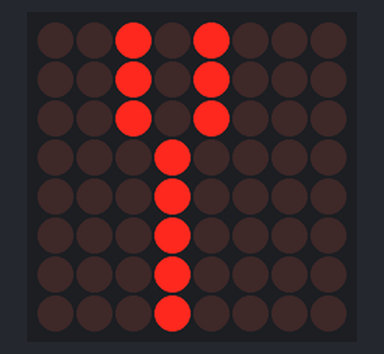
Bench run of a sketch on a simulated Arduino Uno, built with avr-gcc and run on an emulated ATmega328P. Shown: 8×8 LED matrix.

Above: at 2.1 s.
At 5.1 s:
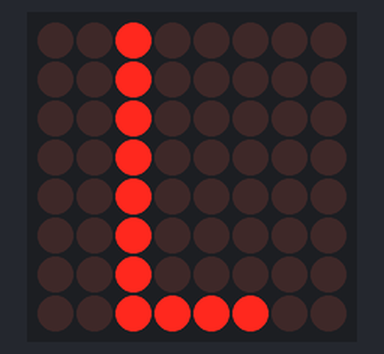
At 8.6 s:
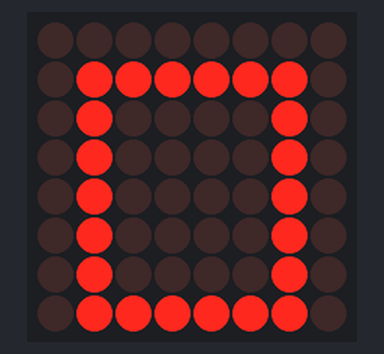
At 15.6 s:
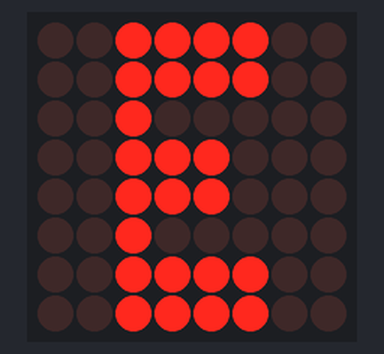
At 21.6 s:
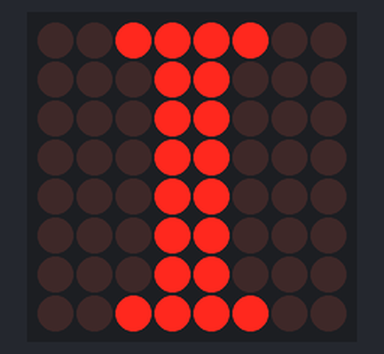
At 36.1 s:
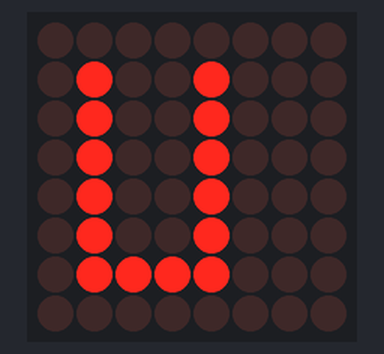

Measured:
- what the display in image 0 shows lasts 0.5 s, from 2.0 s to 2.5 s
- what the display in image 3 shows lasts 1.5 s, from 15.5 s to 17.0 s

The sketch:

MAX7219.ino
```cpp
//www.elegoo.com
//2016.12.9

//We always have to include the library
#include "LedControl.h"

/*
 Now we need a LedControl to work with.
 ***** These pin numbers will probably not work with your hardware *****
 pin 12 is connected to the DataIn
 pin 11 is connected to LOAD(CS)
 pin 10 is connected to the CLK
 We have only a single MAX72XX.
 */
LedControl lc=LedControl(12,10,11,1);

byte A[8]={B00000000,B00010000,B00101000,B01000100,B01000100,B01111100,B01000100,B01000100};
byte B[8]={B01110000,B01001000,B01010000,B01100000,B01010000,B01001000,B01010000,B01100000};
byte C[8]={B01111000,B01111000,B01100000,B01100000,B01100000,B01100000,B01111000,B01111000};
byte D[8]={B00111000,B00100100,B00100100,B00100100,B00100100,B00100100,B00100100,B00111000};
byte E[8]={B00111100,B00111100,B00100000,B00111000,B00111000,B00100000,B00111100,B00111100};
byte F[8]={B00111100,B00111100,B00100000,B00111000,B00111000,B00100000,B00100000,B00100000};
byte G[8]={B00111100,B00100000,B00100000,B00100000,B00101100,B00101100,B00100100,B00111100};
byte H[8]={B00100100,B00100100,B00100100,B00111100,B00111100,B00100100,B00100100,B00100100};
byte I[8]={B00111100,B00011000,B00011000,B00011000,B00011000,B00011000,B00011000,B00111100};
byte J[8]={B00111110,B00001000,B00001000,B00001000,B00001000,B00101000,B00101000,B00111000};
byte K[8]={B00100010,B00100100,B00101000,B00110000,B00110000,B00101000,B00100100,B00100010};
byte L[8]={B00100000,B00100000,B00100000,B00100000,B00100000,B00100000,B00100000,B00111100};
byte M[8]={B00000000,B01000100,B01101100,B01010100,B01000100,B01000100,B01000100,B01000100};
byte N[8]={B00000000,B01000010,B01100010,B01010010,B01001010,B01000110,B01000010,B01000010};
byte O[8]={B00000000,B01111110,B01000010,B01000010,B01000010,B01000010,B01000010,B01111110};
byte P[8]={B00111100,B00100100,B00100100,B00111100,B00100000,B00100000,B00100000,B00100000};
byte Q[8]={B00000000,B01111100,B01000100,B01000100,B01000100,B01001100,B01111100,B00000010};
byte R[8]={B01111000,B01001000,B01001000,B01111000,B01010000,B01001000,B01001000,B01001000};
byte S[8]={B00000000,B00111100,B00100000,B00111100,B00000100,B00000100,B00111100,B00000000};
byte T[8]={B00000000,B01111100,B00010000,B00010000,B00010000,B00010000,B00010000,B00010000};
byte U[8]={B00000000,B01001000,B01001000,B01001000,B01001000,B01001000,B01111000,B00000000};
byte V[8]={B00000000,B01000100,B01000100,B01000100,B01000100,B00101000,B00010000,B00000000};
byte W[8]={B00000000,B01000100,B01000100,B01000100,B01010100,B01101100,B01000100,B00000000};
byte X[8]={B00000000,B01000010,B00100100,B00011000,B00011000,B00100100,B01000010,B00000000};
byte Y[8]={B00101000,B00101000,B00101000,B00010000,B00010000,B00010000,B00010000,B00010000};
byte Z[8]={B00000000,B01111110,B00000100,B00001000,B00010000,B00100000,B01111110,B00000000};
byte love[8]={B00000000,B00101000,B01010100,B10000010,B10000010,B01000100,B00101000,B00010000};

/* we always wait a bit between updates of the display */
unsigned long delaytime1=500;
unsigned long delaytime2=50;
void setup() {
  /*
   The MAX72XX is in power-saving mode on startup,
   we have to do a wakeup call
   */
  lc.shutdown(0,false);
  /* Set the brightness to a medium values */
  lc.setIntensity(0,1);
  /* and clear the display */
  lc.clearDisplay(0);
  delay(delaytime1 * 4);
}

void writeToDisplay(byte arr[]) {
  for (int i = 0; i <= 7; i++) {
    lc.setRow(0,i,arr[i]);
  }
  /* now display them one by one with a small delay */
  delay(delaytime1);
}


void loop() {
  writeToDisplay(Y);
  writeToDisplay(U);
  writeToDisplay(K);
  writeToDisplay(I);
  delay(delaytime1 * 2);
  writeToDisplay(L);
  writeToDisplay(O);
  writeToDisplay(V);
  writeToDisplay(E);
  delay(delaytime1 * 2);
  writeToDisplay(Y);
  writeToDisplay(O);
  writeToDisplay(U);
  delay(delaytime1 * 2);
  lc.setIntensity(0,12);
  writeToDisplay(love);
}
```
